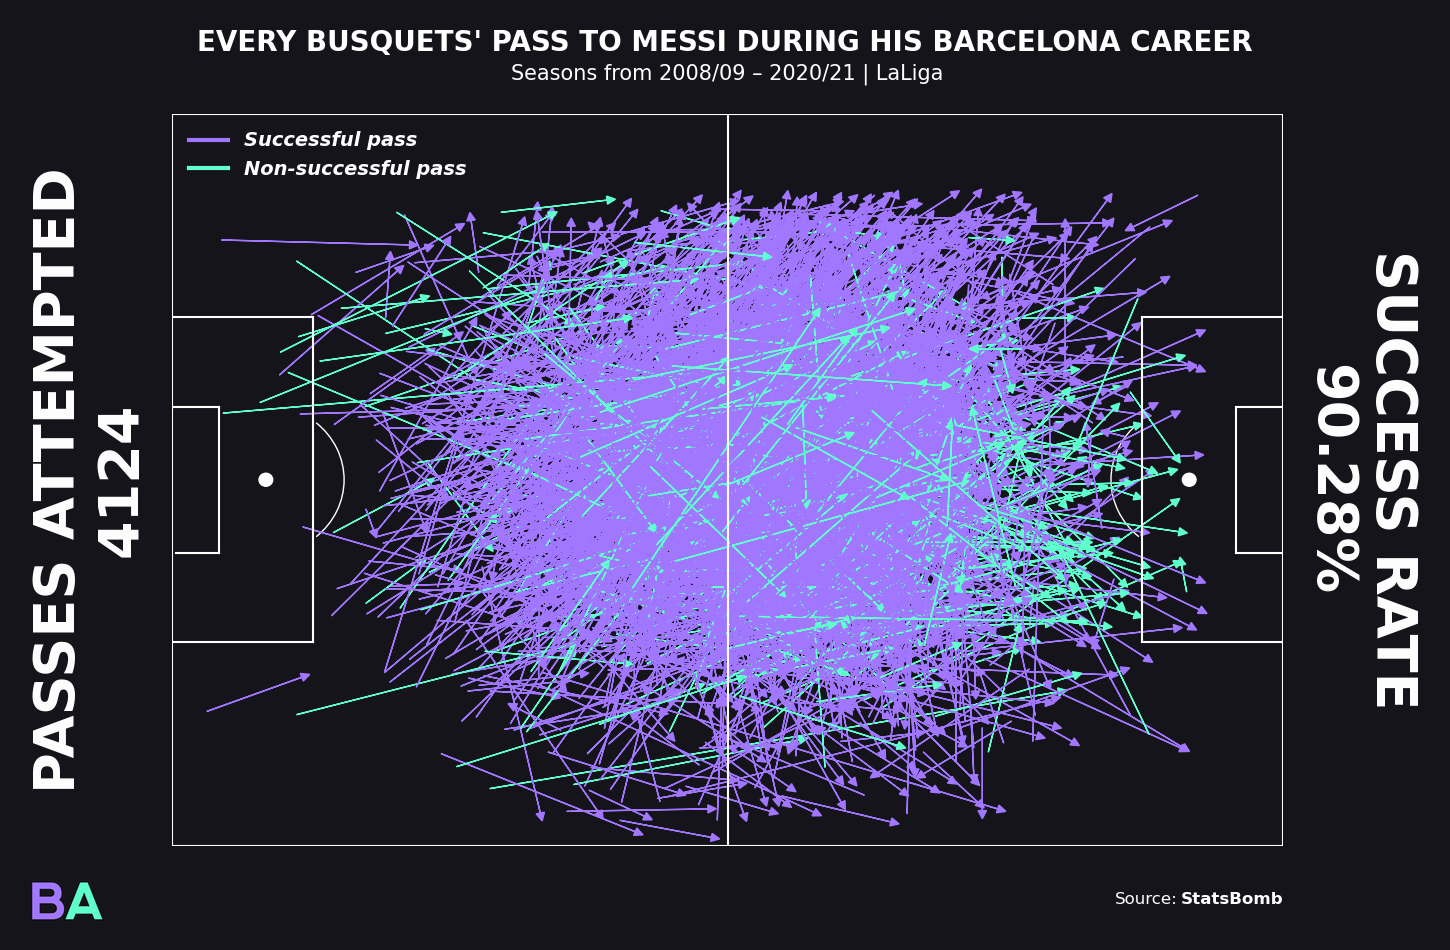

This chart was generated by the following Python code:
# IMPORTS
from statsbombpy import sb
import numpy as np
import matplotlib.pyplot as plt
from matplotlib.patches import Arc
from PIL import Image
import pandas as pd
import os
import json

# CONSTANTS
BACKGROUND_COLOR = "#15141b"
PRIMARY_COLOR = "#ffffff"

FONT_FAMILY = "sans-serif"

DATA_FILE_PATH = "messi_busquets_laliga_passes_viz/passes.csv"

# HELPING FUNCTIONS
def drawPass(row, ax):
    if (row["pass_outcome"] == "Incomplete"):
        color = "#60ffce"
    else:
        color = "#a277ff"

    location = json.loads(row["location"])
    end_location = json.loads(row["pass_end_location"])

    ax.arrow(x = location[0], y = location[1], dx = end_location[0] - location[0], dy = end_location[1] - location[1], head_width = 1, head_length = 1, color = color)

def createPitch(ax):
    # Pitch outline & Centre line
    plt.plot([0, 0], [0, 90], color = PRIMARY_COLOR)
    plt.plot([0, 130], [90, 90], color = PRIMARY_COLOR)
    plt.plot([130, 130], [90, 0], color = PRIMARY_COLOR)
    plt.plot([130, 0], [0, 0], color = PRIMARY_COLOR)
    plt.plot([65, 65], [0, 90], color = PRIMARY_COLOR)
    
    # Left penalty area
    plt.plot([16.5, 16.5], [65, 25], color = PRIMARY_COLOR)
    plt.plot([0, 16.5], [65, 65], color = PRIMARY_COLOR)
    plt.plot([16.5, 0], [25, 25], color = PRIMARY_COLOR)
    
    # Right penalty area
    plt.plot([130, 113.5], [65, 65], color = PRIMARY_COLOR)
    plt.plot([113.5, 113.5], [65, 25], color = PRIMARY_COLOR)
    plt.plot([113.5, 130], [25, 25], color = PRIMARY_COLOR)
    
    # Left 6-yard box
    plt.plot([0, 5.5], [54, 54], color = PRIMARY_COLOR)
    plt.plot([5.5, 5.5], [54, 36], color = PRIMARY_COLOR)
    plt.plot([5.5, 0.5], [36, 36], color = PRIMARY_COLOR)
    
    # Right 6-yard box
    plt.plot([130, 124.5], [54, 54], color = PRIMARY_COLOR)
    plt.plot([124.5, 124.5], [54, 36], color = PRIMARY_COLOR)
    plt.plot([124.5, 130], [36, 36], color = PRIMARY_COLOR)
    
    # Preparing circles
    centreCircle = plt.Circle((65, 45), 9.15, color = PRIMARY_COLOR, fill = False)
    centreSpot = plt.Circle((65, 45), 0.8, color = PRIMARY_COLOR)
    leftPenSpot = plt.Circle((11, 45), 0.8, color = PRIMARY_COLOR)
    rightPenSpot = plt.Circle((119, 45), 0.8, color = PRIMARY_COLOR)
    
    # Drawing circles
    ax.add_patch(centreCircle)
    ax.add_patch(centreSpot)
    ax.add_patch(leftPenSpot)
    ax.add_patch(rightPenSpot)
    
    # Preparing arcs
    leftArc = Arc((11, 45), height = 18.3, width = 18.3, angle = 0, theta1 = 310, theta2 = 50, color = PRIMARY_COLOR)
    rightArc = Arc((119, 45), height = 18.3, width = 18.3, angle = 0, theta1 = 130, theta2 = 230, color = PRIMARY_COLOR)

    # Drawing arcs
    ax.add_patch(leftArc)
    ax.add_patch(rightArc)
    
    # Tidying axes
    plt.axis("off")

# PROCESSING DATA
if os.path.exists(DATA_FILE_PATH):
    all_passes = pd.read_csv(DATA_FILE_PATH)
else:
    # Getting all the Messi's LaLiga match_ids from StatsBomb dataset
    season_ids = np.array([90, 42, 4, 1, 2, 27, 26, 25, 24, 23, 22, 21, 41]) # as Messi's first match with Busquets was in September 2008 against Racing Santander
    match_ids = pd.concat([sb.matches(competition_id = 11, season_id = season_id)["match_id"] for season_id in season_ids])

    # Concating all the passes into one DataFrame and saving it to a CSV file if it does not exist yet
    all_passes = pd.concat([sb.events(match_id = match_id)[(sb.events(match_id = match_id)["type"] == "Pass") & (sb.events(match_id = match_id)["player"] == "Sergio Busquets i Burgos") & (sb.events(match_id = match_id)["pass_recipient"] == "Lionel Andrés Messi Cuccittini")] for match_id in match_ids])
    all_passes.to_csv(DATA_FILE_PATH, index = False)

# VIZ
# Creating figure
fig = plt.figure()
ax = fig.add_subplot(1, 1, 1)

# Setting up graph global defaults
fig.set_size_inches(14.5, 9.5)

fig.subplots_adjust(left = 0.1185, right = 0.885)

fig.set_facecolor(BACKGROUND_COLOR)
fig.set_edgecolor(PRIMARY_COLOR)

# Setting up margins
ax.set_xmargin(0)
ax.set_ymargin(0)

# Creating pitch
createPitch(ax)

# Creating pass map
all_passes.apply(drawPass, axis = 1, ax = ax)

# Setting up graph (sub)title
plt.suptitle("EVERY BUSQUETS' PASS TO MESSI DURING HIS BARCELONA CAREER", x = 0.5, y = 0.969, fontsize = 20, fontweight = "bold", family = FONT_FAMILY, color = PRIMARY_COLOR)
plt.text(0.5, 1.055, "Seasons from 2008/09 – 2020/21 | LaLiga", fontsize = 15, transform = plt.gca().transAxes, fontweight = "regular", family = FONT_FAMILY, color = PRIMARY_COLOR, ha = "center", va = "center")

# Adding logo
plt.figimage(Image.open("logo.png").resize((100, 100), Image.LANCZOS), xo = 17, yo = -1)

# Adding the data source
plt.text(0.905, -0.0735, "Source:", transform = plt.gca().transAxes, family = FONT_FAMILY, ha = "right", va = "center", color = PRIMARY_COLOR, fontweight = "regular", fontsize = 12)
plt.text(1.0, -0.0735, "StatsBomb", transform = plt.gca().transAxes, family = FONT_FAMILY, ha = "right", va = "center", color = PRIMARY_COLOR, fontweight = "bold", fontsize = 12)

# Adding legend texts
line1 = plt.Line2D([], [], color="#a277ff", linewidth = 3)
line2 = plt.Line2D([], [], color="#60ffce", linewidth = 3)

plt.legend((line1, line2), ("Successful pass", "Non-successful pass"), loc = "upper left", framealpha = 0, labelcolor = PRIMARY_COLOR, prop = {"family": FONT_FAMILY, "size": 14, "weight": "bold", "style": "italic"})

# Adding informational texts
plt.text(-0.073, 0.5, "PASSES ATTEMPTED\n" + str(all_passes.shape[0]), transform = plt.gca().transAxes, family = FONT_FAMILY, ha = "center", va = "center", color = PRIMARY_COLOR, fontweight = "bold", fontsize = 40, rotation = 90)

condition = all_passes.apply(lambda row: hasattr(row, "pass_outcome") and row["pass_outcome"] == "Incomplete", axis = 1)
non_successful_passes = all_passes[condition]

plt.text(1.07, 0.5, "SUCCESS RATE\n" + "{:.2f}".format((100 - (len(non_successful_passes) / all_passes.shape[0] * 100))) + "%", transform = plt.gca().transAxes, family = FONT_FAMILY, ha = "center", va = "center", color = PRIMARY_COLOR, fontweight = "bold", fontsize = 40, rotation = 270)

# Displaying the viz
plt.show()
